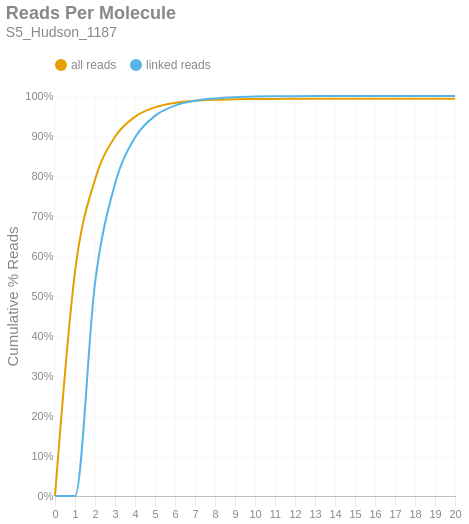

Write notebook code for a chart like this one.
### Markdown cell above
### Reads per Molecule
This chart shows the cumulative distribution of the number of reads per linked molecule. That is, how many alignments are associated with a unique molecule. This excludes the number of reads associated with invalid or absent linked-read barcodes. The `linked` histogram is the percentages recalculated when disregarding singletons.

### Code cell
if SKIPLR:
    print_html(f"Skipped")
else:
    counts = np.bincount(valids['reads'].cast(pl.Int64).to_numpy())
    weighted = counts * np.arange(len(counts))
    all_perc = weighted / n_reads
    linked_perc = weighted / n_linked_reads
    linked_perc[1] = 0
    binned_df = pl.DataFrame({
        'readsper': list(range(len(counts))),
        'all reads (cumsum)': np.cumsum(all_perc).tolist(),
        'linked reads (cumsum)': np.cumsum(linked_perc).tolist(),
    })

    with SafeRender(binned_df):
        (
            density_plot(binned_df, 'Reads Per Molecule', samplename, 'readspmol')
            .encode(
                x=alt.X('readsper:O', title=None).axis(labelAngle=0).scale(padding=0),
                y=alt.Y('value:Q', title='Cumulative % Reads').axis(format='%').stack(False),
                color=alt.Color("key:N").scale(domain=["all reads", "linked reads"]),
                tooltip=[
                    alt.Tooltip("key:N", title="Data Type"),
                    alt.Tooltip("readsper:O", title="Reads Per Molecule"),
                    alt.Tooltip("value:Q", format=".2%", title="% Reads (Cum.)")
                ]            
            )
        ).display()

### Figure 1 — Vega-Lite specification as saved in the notebook (floating-point values rounded to 4 significant figures)
{"width": "container", "height": 400, "config": {"title": {"anchor": "start", "dy": -15, "fontSize": 18, "color": "#888888", "subtitleColor": "#888888", "subtitleFontSize": 14}, "arc": {"fill": "#0072B2"}, "axis": {"domainColor": "#888888", "domainWidth": 0.5, "gridWidth": 0.2, "grid": false, "titleFontWeight": 400, "titleFontSize": 15, "labelFontSize": 11, "labelColor": "#888888", "tickColor": "#888888", "tickWidth": 0.2, "titleColor": "#888888"}, "axisBand": {"grid": false}, "axisX": {"grid": true, "tickSize": 10, "domainCap": "round"}, "axisY": {"domain": false, "grid": true, "tickSize": 0, "domainCap": "round"}, "background": "transparent", "header": {"labelFontSize": 15, "labelColor": "#888888", "titleFontSize": 15, "titleFontWeight": 600, "titleColor": "#888888"}, "legend": {"labelFont": "sans-serif", "labelFontSize": 12, "labelColor": "#888888", "symbolSize": 100, "symbolType": "circle", "titleFontSize": 12, "titlePadding": 10, "titleColor": "#888888", "title": null, "orient": "top"}, "range": {"category": ["#E69F00", "#56B4E9", "#009E73", "#F0E442", "#0072B2", "#D55E00", "#CC79A7", "#000000"], "diverging": ["#cfe8f3", "#a2d4ec", "#73bfe2", "#46abdb", "#1696d2", "#12719e"]}, "area": {"fill": "#0072B2", "fillOpacity": 0.7, "line": true, "strokeOpacity": 0.7}, "line": {"color": "#0072B2", "stroke": "#0072B2", "strokeWidth": 2}, "trail": {"color": "#0072B2", "stroke": "#0072B2", "strokeWidth": 0, "size": 1}, "point": {"filled": true, "fillOpacity": 1.0, "size": 95}, "text": {"color": "#888888", "fontSize": 11, "align": "right", "fontWeight": 400, "size": 11}, "bar": {"fill": "#0072B2", "stroke": null}, "view": {"stroke": null, "continuousWidth": 660, "continuousHeight": 400}}, "data": {"name": "data-9ac0cd58d0a2f2f1eb378f77533c2216"}, "mark": {"type": "line", "interpolate": "monotone", "point": {"opacity": 0, "size": 275}}, "encoding": {"color": {"field": "key", "scale": {"domain": ["all reads", "linked reads"]}, "type": "nominal"}, "tooltip": [{"field": "key", "title": "Data Type", "type": "nominal"}, {"field": "readsper", "title": "Reads Per Molecule", "type": "ordinal"}, {"field": "value", "format": ".2%", "title": "% Reads (Cum.)", "type": "quantitative"}], "x": {"axis": {"labelAngle": 0}, "field": "readsper", "scale": {"padding": 0}, "title": null, "type": "ordinal"}, "y": {"axis": {"format": "%"}, "field": "value", "stack": false, "title": "Cumulative % Reads", "type": "quantitative"}}, "params": [{"name": "param_c36ac31b6afebe62", "select": {"type": "point", "fields": ["key"]}, "bind": "legend"}], "title": {"text": "Reads Per Molecule", "subtitle": "S5_Hudson_1187"}, "transform": [{"fold": ["all reads (cumsum)", "linked reads (cumsum)"]}, {"calculate": "replace(datum.key, ' (cumsum)', '')", "as": "key"}, {"filter": {"param": "param_c36ac31b6afebe62"}}], "usermeta": {"embedOptions": {"downloadFileName": "S5_Hudson_1187.readspmol"}}, "$schema": "https://vega.github.io/schema/vega-lite/v6.1.0.json", "datasets": {"data-9ac0cd58d0a2f2f1eb378f77533c2216": [{"readsper": 0, "all reads (cumsum)": 0.0, "linked reads (cumsum)": 0.0}, {"readsper": 1, "all reads (cumsum)": 0.5606, "linked reads (cumsum)": 0.0}, {"readsper": 2, "all reads (cumsum)": 0.7908, "linked reads (cumsum)": 0.5323}, {"readsper": 3, "all reads (cumsum)": 0.898, "linked reads (cumsum)": 0.7801}, {"readsper": 4, "all reads (cumsum)": 0.9482, "linked reads (cumsum)": 0.896}, {"readsper": 5, "all reads (cumsum)": 0.9716, "linked reads (cumsum)": 0.9503}, {"readsper": 6, "all reads (cumsum)": 0.9827, "linked reads (cumsum)": 0.9759}, {"readsper": 7, "all reads (cumsum)": 0.988, "linked reads (cumsum)": 0.9882}, {"readsper": 8, "all reads (cumsum)": 0.9906, "linked reads (cumsum)": 0.9941}, {"readsper": 9, "all reads (cumsum)": 0.9919, "linked reads (cumsum)": 0.9971}, {"readsper": 10, "all reads (cumsum)": 0.9925, "linked reads (cumsum)": 0.9986}, {"readsper": 11, "all reads (cumsum)": 0.9928, "linked reads (cumsum)": 0.9993}, {"readsper": 12, "all reads (cumsum)": 0.993, "linked reads (cumsum)": 0.9996}, {"readsper": 13, "all reads (cumsum)": 0.9931, "linked reads (cumsum)": 0.9998}, {"readsper": 14, "all reads (cumsum)": 0.9931, "linked reads (cumsum)": 0.9999}, {"readsper": 15, "all reads (cumsum)": 0.9931, "linked reads (cumsum)": 1.0}, {"readsper": 16, "all reads (cumsum)": 0.9931, "linked reads (cumsum)": 1.0}, {"readsper": 17, "all reads (cumsum)": 0.9931, "linked reads (cumsum)": 1.0}, {"readsper": 18, "all reads (cumsum)": 0.9931, "linked reads (cumsum)": 1.0}, {"readsper": 19, "all reads (cumsum)": 0.9931, "linked reads (cumsum)": 1.0}, {"readsper": 20, "all reads (cumsum)": 0.9931, "linked reads (cumsum)": 1.0}]}}
